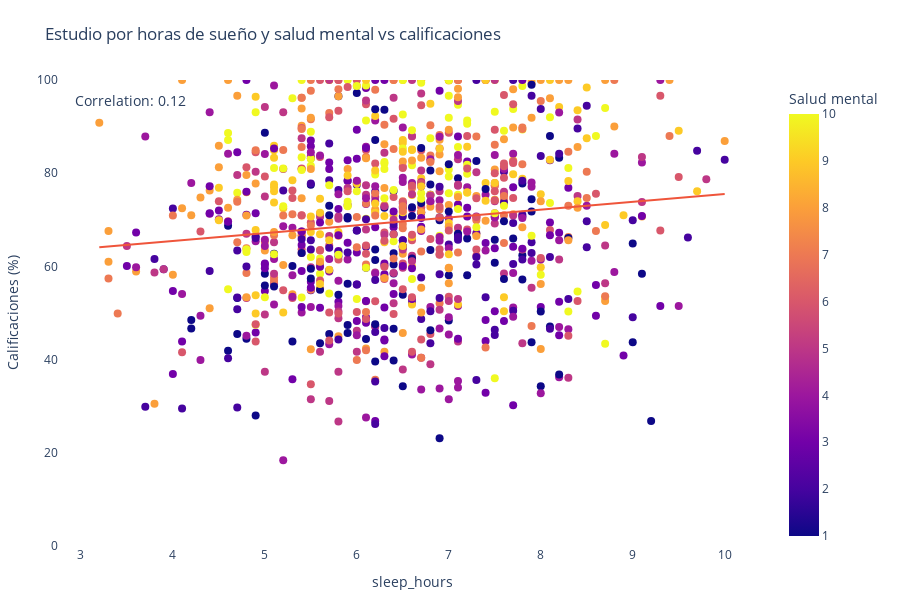

Notebook code cell kept with this figure:
### Code cell
# Create an interactive scatter plot
# Create the scatter plot
fig = px.scatter( df,

                 x='sleep_hours',
                 y='exam_score',
                 color='mental_health_rating',
                 hover_data=['student_id', 'age', 'gender', 'mental_health_rating'],
                 title='Estudio por horas de sueño y salud mental vs calificaciones',
                 labels={
                     'ssleep_hours': 'Horas de sueño',
                     'exam_score': 'Calificaciones (%)',
                     'mental_health_rating': 'Salud mental'
                 },
                 height=600,
                 width=900,
                 trendline="ols"
                )
 
# Calculate correlation
correlation = df['sleep_hours'].corr(df['exam_score'])
correlation_text = f'Correlation: {correlation:.2f}'
 
# Update layout for better visibility
fig.update_layout(
    plot_bgcolor='white',
    legend=dict(
        bgcolor='rgba(255,255,255,0.8)',
        bordercolor='black',
        borderwidth=1,
        title=dict(text="mental_health_rating"),
        orientation="h",
        yanchor="bottom",
        y=1.02,
        xanchor="right",
        x=1
    ),
    annotations=[
        dict(
            x=0.02,
            y=0.98,
            xref="paper",
            yref="paper",
            text=correlation_text,
            showarrow=False,
            font=dict(size=14)
        )
    ],
    font=dict(size=12),
    yaxis_range=[0, 100],
    margin=dict(l=50, r=50, t=80, b=50)
)
 
# Update hover tooltips with percentage format
fig.update_traces(
    marker=dict(size=8),
    hovertemplate="<br>".join([
        "Study Hours: %{x:.1f}",
        "Exam Score: %{y:.1f}%",
        "Education Level: %{color}",
        "<extra></extra>"
    ])
)
 
fig.show() 

#Conclusión: Mediante el grafico podemos observar que las horas y de sueño y la salud mental no influye de una forma significativa 
# en las calificaciones,siendo lo más influyente e importante las horas de estudio.

### Figure 1 — Plotly figure (JSON) as saved in the notebook; plotly's stock layout.template omitted (floating-point values rounded to 4 significant figures; data arrays with more than 128 entries replaced by an {"elided": "..."} marker saying what was removed)
{"data": [{"customdata": {"elided": "1000x4 mixed values"}, "hovertemplate": "Study Hours: %{x:.1f}<br>Exam Score: %{y:.1f}%<br>Education Level: %{color}<br><extra></extra>", "legendgroup": "", "marker": {"color": {"elided": "1000 int values"}, "coloraxis": "coloraxis", "size": 8, "symbol": "circle"}, "mode": "markers", "name": "", "orientation": "v", "showlegend": false, "type": "scatter", "x": {"elided": "1000 float values"}, "xaxis": "x", "y": {"elided": "1000 float values"}, "yaxis": "y"}, {"hovertemplate": "Study Hours: %{x:.1f}<br>Exam Score: %{y:.1f}%<br>Education Level: %{color}<br><extra></extra>", "legendgroup": "", "marker": {"size": 8, "symbol": "circle"}, "mode": "lines", "name": "", "showlegend": false, "type": "scatter", "x": {"elided": "1000 float values"}, "xaxis": "x", "y": {"elided": "1000 float values"}, "yaxis": "y"}], "layout": {"annotations": [{"font": {"size": 14}, "showarrow": false, "text": "Correlation: 0.12", "x": 0.02, "xref": "paper", "y": 0.98, "yref": "paper"}], "coloraxis": {"colorbar": {"title": {"text": "Salud mental"}}, "colorscale": [[0, "#0d0887"], [0.1111, "#46039f"], [0.2222, "#7201a8"], [0.3333, "#9c179e"], [0.4444, "#bd3786"], [0.5556, "#d8576b"], [0.6667, "#ed7953"], [0.7778, "#fb9f3a"], [0.8889, "#fdca26"], [1, "#f0f921"]]}, "font": {"size": 12}, "height": 600, "legend": {"bgcolor": "rgba(255,255,255,0.8)", "bordercolor": "black", "borderwidth": 1, "orientation": "h", "title": {"text": "mental_health_rating"}, "tracegroupgap": 0, "x": 1, "xanchor": "right", "y": 1.02, "yanchor": "bottom"}, "margin": {"b": 50, "l": 50, "r": 50, "t": 80}, "plot_bgcolor": "white", "title": {"text": "Estudio por horas de sueño y salud mental vs calificaciones"}, "width": 900, "xaxis": {"anchor": "y", "domain": [0, 1], "title": {"text": "sleep_hours"}}, "yaxis": {"anchor": "x", "domain": [0, 1], "range": [0, 100], "title": {"text": "Calificaciones (%)"}}}}
